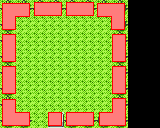

This game map was drawn from its Tiled (.tmx) file and the tilesets committed beside it. A one-line description and the trimmed map source follow:
An orthogonal 5x4 tile map with 32x32 px tiles, 3 tile layers (ground, over, collision), 2 tilesets.

<map version="1.0" orientation="orthogonal" width="5" height="4" tilewidth="32" tileheight="32">
 <tileset firstgid="1" name="Tile" tilewidth="32" tileheight="32">
  <image source="../graphics/System/Tile.png" width="704" height="320" />
 </tileset>
 <tileset firstgid="221" name="collision" tilewidth="32" tileheight="32">
  <image source="../graphics/System/collision.png" width="192" height="96" />
 </tileset>
 <layer name="ground" width="5" height="4">
  <data>[20 cells, 16 non-empty, 10 distinct tile ids]</data>
 </layer>
 <layer name="over" width="5" height="4">
  <data>[20 cells, 0 non-empty, 0 distinct tile ids]</data>
 </layer>
 <layer name="collision" width="5" height="4">
  <data>[20 cells, 12 non-empty, 9 distinct tile ids]</data>
 </layer>
</map>
